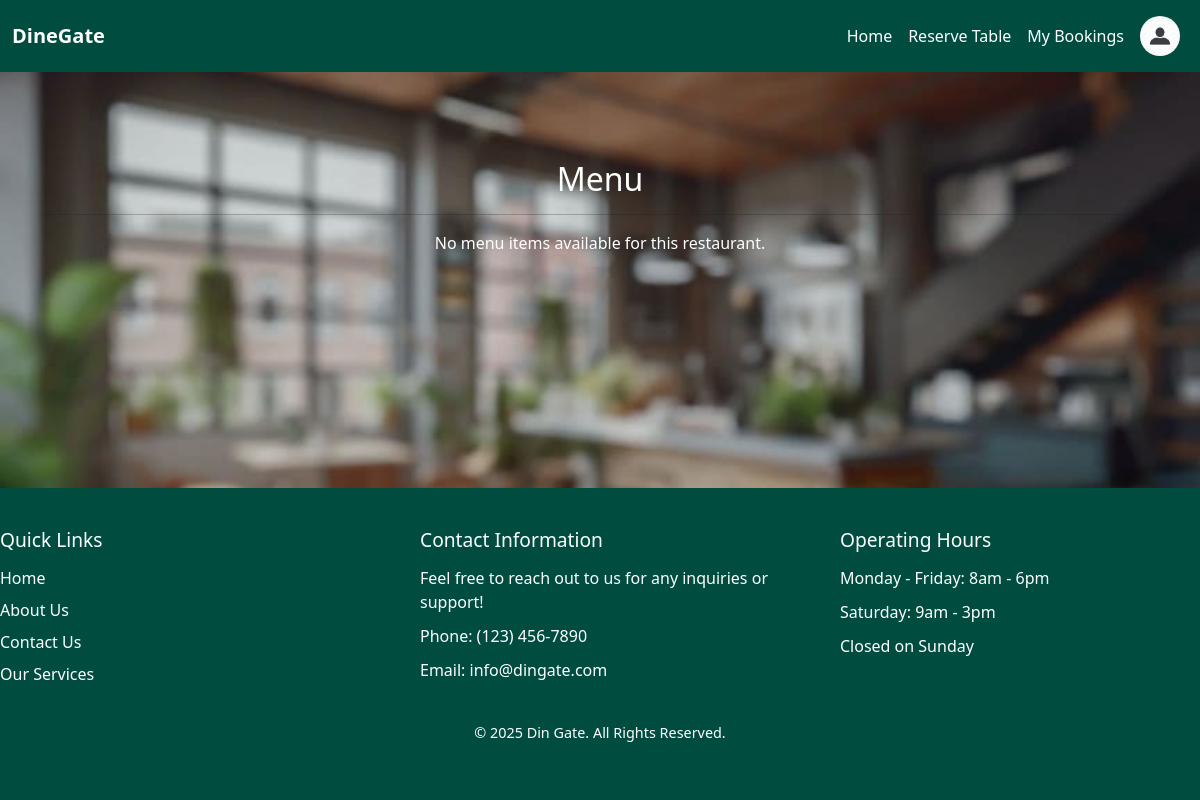
Page /view_menu/1/ (signed in) on the earlier database version.
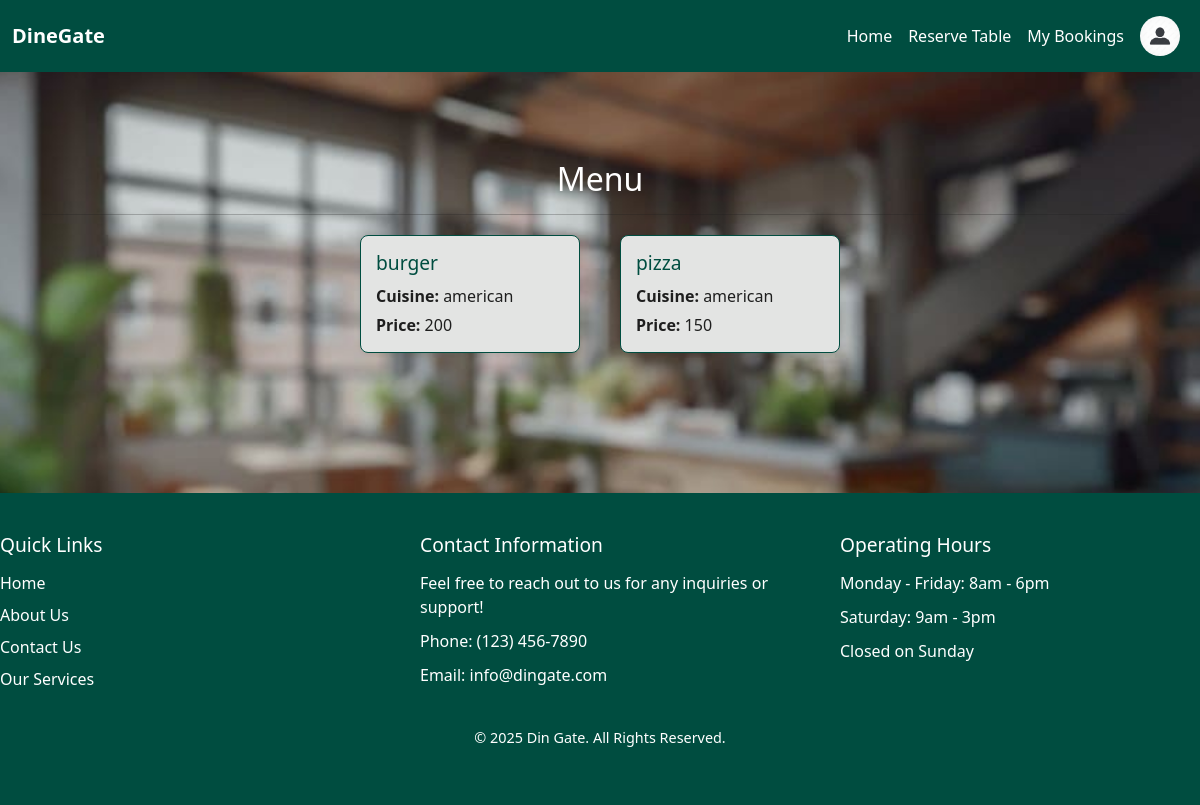
Same page on the later database version.
### restaurant/models.py (models this page shows, shortened)
class Menu(models.Model):
    restaurant=models.ForeignKey(Restaurant,on_delete=models.CASCADE)
    item_name=models.CharField(max_length=200)
    cuisine=models.CharField(max_length=100,blank=True,null=True)
    price=models.IntegerField()

### restaurant/views.py (the view)
# urls.py: path('view_menu/<int:id>/',r_views.view_menu,name='view_menu'),
def view_menu(request,id):
    restaurant = Restaurant.objects.get(pk=id)
    menu_items = Menu.objects.filter(restaurant=restaurant)
    return render(request, 'restaurant/Menu.html', {'menu': menu_items, 'restaurants': restaurant})

### account/context_processors.py (called while the page is built)
def user_role(request):
    user = None
    role = None
    if request.session.get('user_id'):
        try:
            user = CustomerUser.objects.get(id=request.session['user_id'])
            role = 'customer'
        except CustomerUser.DoesNotExist:
            pass
    elif request.session.get('restaurant_id'):
        try:
            user = Restaurant.objects.get(id=request.session['restaurant_id'])
            role = 'restaurant'
        except Restaurant.DoesNotExist:
            pass
    return {
        'logged_user': user,
        'logged_role': role,
    }

### template/restaurant/Menu.html
{% extends 'base.html' %}
{% block content %}
<div class="container mt-5">
  <h2 class="text-center" style="color: #ffffff;">Menu</h2>
  <hr>
  {% if menu %}
    <div class="menu-wrapper">
      {% for item in menu %}
        <div class="menu-item" style="background-color:#e3e4e3">
          <h5 class="card-title">{{ item.item_name }}</h5>
          <p class="card-text"><strong>Cuisine:</strong> {{ item.cuisine }}</p>
          <p class="card-text"><strong>Price:</strong> {{ item.price }}</p>
        </div>
      {% endfor %}
    </div>
  {% else %}
    <p class="text-center" style="color:#ffffff">No menu items available for this restaurant.</p>
  {% endif %}
</div>
{% endblock %}

### template/base.html (shortened to what this page needs)
{% load static %}
<!DOCTYPE html>
<html lang="en">
<head>
    <link rel="stylesheet" href="{% static 'css/style.css' %}">
    <link rel="stylesheet" href="https://cdnjs.cloudflare.com/ajax/libs/font-awesome/6.5.0/css/all.min.css">
    <link rel="stylesheet" href="https://cdn.jsdelivr.net/npm/bootstrap@4.1.3/dist/css/bootstrap.min.css">
<link href="https://cdn.jsdelivr.net/npm/bootstrap@5.3.0-alpha1/dist/css/bootstrap.min.css" rel="stylesheet">
</head>
<body style="display: flex; flex-direction: column; min-height: 100vh;">
    {% include 'navber.html' %}
    <div class="content" style="flex: 1;">
        {% block content %}
        {% endblock %}
    </div>
<footer class="site-footer">
    <div class="footer-content">
        <div class="footer-section">
            <h3>Quick Links</h3>
            <ul>
                <li><a href="#">Home</a></li>
                <li><a href="#">About Us</a></li>
                <li><a href="#">Contact Us</a></li>
                <li><a href="#">Our Services</a></li>
            </ul>
        </div>
        <div class="footer-section">
            <h3>Contact Information</h3>
            <p>Feel free to reach out to us for any inquiries or support!</p>
            <p>Phone: (123) 456-7890</p>
            <p>Email: info@dingate.com</p>
        </div>
        <div class="footer-section">
            <h3>Operating Hours</h3>
            <p>Monday - Friday: 8am - 6pm</p>
            <p>Saturday: 9am - 3pm</p>
            <p>Closed on Sunday</p>
        </div>
    </div>
    <div class="footer-bottom">
        <p style="color:#ffffff">&copy; 2025 Din Gate. All Rights Reserved.</p>
    </div>
</footer>
</body>
</html>

### template/navber.html (shortened to what this page needs)
{% load static %}
<nav class="navbar navbar-expand-lg" style="background-color: #004D40;">
  <div class="container-fluid">
    <a class="navbar-brand text-white" href="{% url 'Home' %}">DineGate</a>
    <div class="collapse navbar-collapse justify-content-end" id="navbarMain">
      <ul class="navbar-nav mb-2 mb-lg-0 align-items-center">
        {% if logged_role == 'customer' %}
          <li class="nav-item">
            <a class="nav-link text-white" href="{% url 'Customer_home' %}">Home</a>
          </li>
          <li class="nav-item">
            <a class="nav-link text-white" href="{% url 'Restaurant_list' %}">Reserve Table</a>
          </li>
          <li class="nav-item">
            <a class="nav-link text-white" href="{% url 'Book_history' %}">My Bookings</a>
          </li>
          <li class="nav-item dropdown">
            <a class="nav-link dropdown-toggle text-white" href="#" id="profileDropdown" role="button" data-bs-toggle="dropdown">
              {% if customer.user_image %}
                <img src="{{ customer.user_image.url }}" class="rounded-circle" width="40" height="40" alt="profile">
              {% else %}
                <img src="/static/images/dp2.jpg" class="rounded-circle" width="40" height="40" alt="default profile">
              {% endif %}
            </a>
          </li>
        {% endif %}
      </ul>
    </div>
  </div>
</nav>

### static/css/style.css (style rules this page uses)
body { background-color: #f5f7f2; background-image: url('../images/back.jpg'); background-size: cover; background-position: center; background-repeat: no-repeat; background-attachment: fixed; font-family: 'Segoe UI', Tahoma, Geneva, Verdana, sans-serif; color: #1e1e1e; margin: 0; padding: 0; }
.navbar { display: flex; justify-content: space-between; align-items: center; padding: 1rem 2rem; background: rgba(0, 64, 64, 0.7); color: #fff; position: fixed; width: 100%; top: 0; }
.navbar-brand { font-weight: bold; color: #ffffff !important; font-size: 1.5rem; }
.navbar-nav .nav-link { position: relative; color: #ffffff !important; transition: color 0.3s ease-in-out; }
.navbar-nav .nav-link::after { content: ''; position: absolute; left: 0; bottom: 0; height: 3px; width: 100%; background: linear-gradient(to right, #008080, #33cccc); transform: scaleX(0); transform-origin: left; transition: transform 0.4s ease-in-out; }
body { font-family: Arial, sans-serif; background-color: #f4f7f6; color: #333; }
h1, h2 { color: #008080; text-align: center; }
.container { max-width: 1200px; margin: 0 auto; padding: 40px; }
.mt-5 { margin-top: 50px; }
h1, h2, h3, h4, h5, h6, p, span, li, a { color: #1e1e1e; }
a { color: #008080; text-decoration: none; }
.container.mt-5 { color: #1e1e1e; }
h1, h2 { color: #1e1e1e; }
.menu-wrapper { display: flex; flex-wrap: wrap; justify-content: center; gap: 40px; margin-top: 20px; }
.menu-item { background-color: #ffffff; color: #004D40; border: 1px solid #004D40; padding: 15px; border-radius: 8px; width: 220px; box-shadow: 0 2px 4px rgba(0, 0, 0, 0.05); transition: background-color 0.3s ease, transform 0.3s ease; }
.menu-item h5 { font-size: 1.2rem; margin-bottom: 10px; }
.menu-item p { font-size: 1rem; margin-bottom: 5px; }
.site-footer { background-color: #004D40; padding: 40px 0; margin-top: 100px; }
.site-footer .footer-content { display: flex; justify-content: space-between; gap: 30px; }
html, body { height: 100%; margin: 0; }
.site-footer .footer-section { width: 30%; }
.site-footer .footer-section p { color: #fff; margin-bottom: 10px; }
.site-footer .footer-section h3 { font-size: 1.2rem; margin-bottom: 15px; color: #fff; }
.site-footer .footer-section ul { list-style: none; padding: 0; }
.site-footer .footer-section ul li { margin-bottom: 8px; }
.site-footer .footer-section ul li a { text-decoration: none; color: #fff; transition: color 0.3s ease-in-out; }
.site-footer .footer-bottom { text-align: center; padding-top: 20px; font-size: 0.9rem; color: #fff; }

Differences in the rows shown:
added Menu: item_name "burger", cuisine "american", price "200"
added Menu: item_name "pizza", cuisine "american", price "150"
Other differences:
text no longer shown: "No menu items available for this restaurant."
